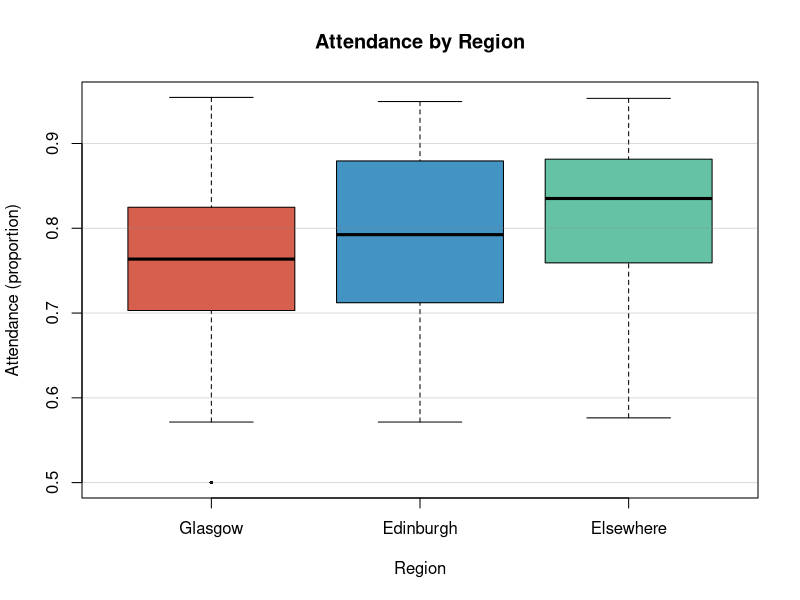
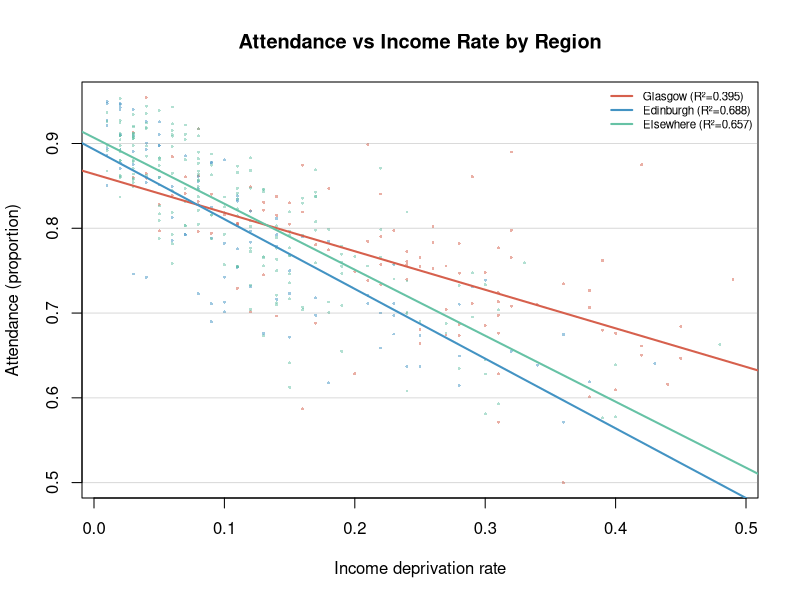
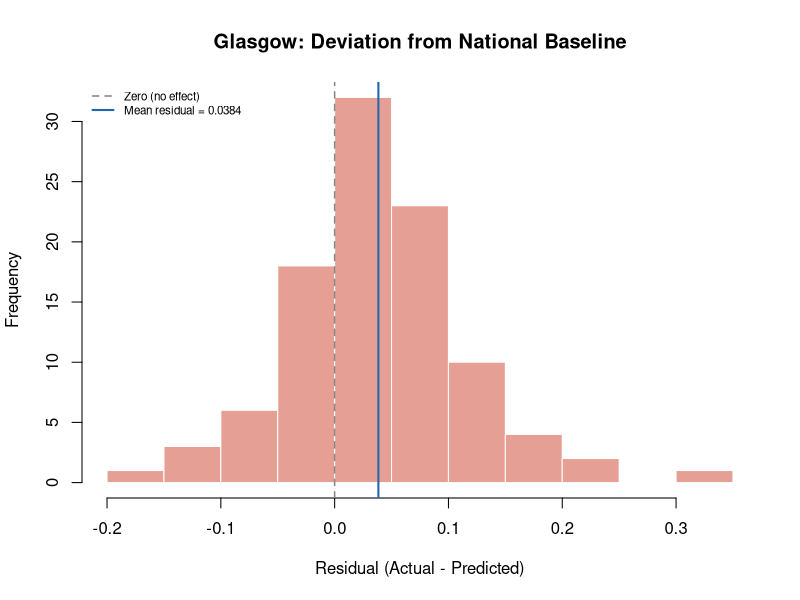
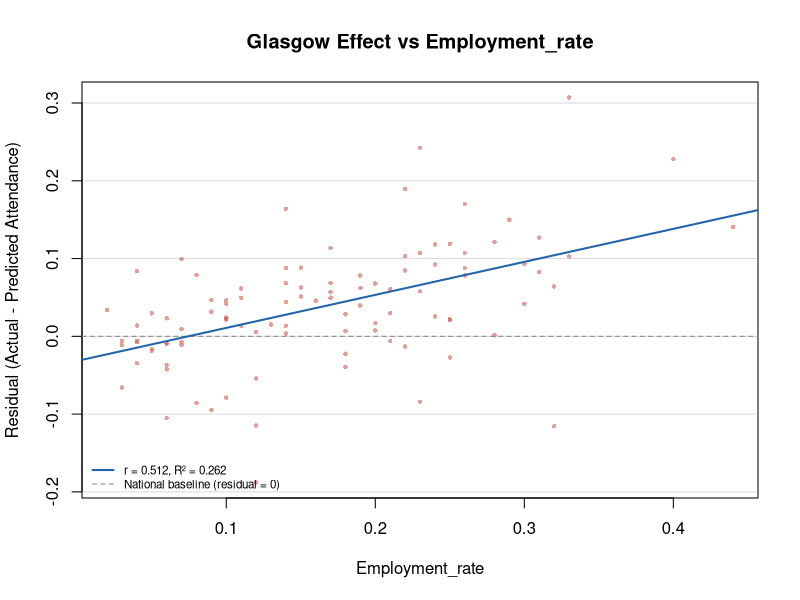

R code for these plots, in order:
## ---- chunk 1
knitr::opts_chunk$set(echo = FALSE, message = FALSE, warning = FALSE)
dat <- read.csv("../scottishData.csv")

# Create region variable
dat$Region <- ifelse(dat$Council_area == "Glasgow City", "Glasgow",
              ifelse(dat$Council_area == "City of Edinburgh", "Edinburgh", "Elsewhere"))
dat$Region <- factor(dat$Region, levels = c("Glasgow", "Edinburgh", "Elsewhere"))

# Subsets
glasgow   <- subset(dat, Region == "Glasgow")
edinburgh <- subset(dat, Region == "Edinburgh")
elsewhere <- subset(dat, Region == "Elsewhere")

# Unified colour palette
col_gla   <- "#D6604D"   # terracotta  — Glasgow
col_edi   <- "#4393C3"   # steel blue  — Edinburgh
col_else  <- "#66C2A5"   # mint green  — Elsewhere
col_point <- "#525252"   # slate gray  — scatter points
col_line  <- "#2166AC"   # deep blue   — regression line
col_ref   <- "#878787"   # medium gray — reference line
## ---- chunk 2
boxplot(Attendance ~ Region, data = dat,
        col    = c(col_gla, col_edi, col_else),
        border = "black",
        ylab   = "Attendance (proportion)",
        main   = "Attendance by Region",
        pch = 16, cex = 0.5)
grid(nx = NA, ny = NULL, lty = 1, col = adjustcolor(col_ref, alpha.f = 0.3))
## ---- chunk 3
n_gla  <- length(glasgow$Attendance)
n_edi  <- length(edinburgh$Attendance)
n_else <- length(elsewhere$Attendance)

mean_gla  <- mean(glasgow$Attendance)
mean_edi  <- mean(edinburgh$Attendance)
mean_else <- mean(elsewhere$Attendance)

var_gla  <- var(glasgow$Attendance)
var_edi  <- var(edinburgh$Attendance)
var_else <- var(elsewhere$Attendance)

stats_table <- data.frame(
  Region   = c("Glasgow", "Edinburgh", "Elsewhere"),
  N        = c(n_gla, n_edi, n_else),
  Mean     = round(c(mean_gla, mean_edi, mean_else), 4),
  SD       = round(c(sd(glasgow$Attendance), sd(edinburgh$Attendance), sd(elsewhere$Attendance)), 4),
  Variance = round(c(var_gla, var_edi, var_else), 6)
)

knitr::kable(stats_table,
             caption = "Descriptive statistics of Attendance by region.",
             align = "c")
## ---- chunk 4
# F-tests: variance comparison
f_gla_else <- var.test(glasgow$Attendance, elsewhere$Attendance)
f_edi_else <- var.test(edinburgh$Attendance, elsewhere$Attendance)
f_gla_edi  <- var.test(glasgow$Attendance, edinburgh$Attendance)

f_table <- data.frame(
  Comparison = c("Glasgow vs Elsewhere", "Edinburgh vs Elsewhere", "Glasgow vs Edinburgh"),
  F_stat     = round(c(f_gla_else$statistic, f_edi_else$statistic, f_gla_edi$statistic), 4),
  df1        = c(f_gla_else$parameter[1], f_edi_else$parameter[1], f_gla_edi$parameter[1]),
  df2        = c(f_gla_else$parameter[2], f_edi_else$parameter[2], f_gla_edi$parameter[2]),
  p_value    = c(formatC(f_gla_else$p.value, format = "e", digits = 3),
                 formatC(f_edi_else$p.value, format = "e", digits = 3),
                 formatC(f_gla_edi$p.value, format = "e", digits = 3))
)

knitr::kable(f_table,
             caption = "F-tests comparing variance of Attendance between regions.",
             align = "c",
             col.names = c("Comparison", "F-statistic", "df1", "df2", "p-value"))
## ---- chunk 5
# Welch's t-tests: mean comparison
t_gla_else <- t.test(glasgow$Attendance, elsewhere$Attendance, var.equal = FALSE)
t_edi_else <- t.test(edinburgh$Attendance, elsewhere$Attendance, var.equal = FALSE)
t_gla_edi  <- t.test(glasgow$Attendance, edinburgh$Attendance, var.equal = FALSE)

t_table <- data.frame(
  Comparison = c("Glasgow vs Elsewhere", "Edinburgh vs Elsewhere", "Glasgow vs Edinburgh"),
  t_stat     = round(c(t_gla_else$statistic, t_edi_else$statistic, t_gla_edi$statistic), 4),
  df         = round(c(t_gla_else$parameter, t_edi_else$parameter, t_gla_edi$parameter), 2),
  p_value    = c(formatC(t_gla_else$p.value, format = "e", digits = 3),
                 formatC(t_edi_else$p.value, format = "e", digits = 3),
                 formatC(t_gla_edi$p.value, format = "e", digits = 3))
)

knitr::kable(t_table,
             caption = "Welch's t-tests comparing mean Attendance between regions.",
             align = "c",
             col.names = c("Comparison", "t-statistic", "df", "p-value"))
## ---- chunk 6
lm_gla  <- lm(Attendance ~ Income_rate, data = glasgow)
lm_edi  <- lm(Attendance ~ Income_rate, data = edinburgh)
lm_else <- lm(Attendance ~ Income_rate, data = elsewhere)

# Extract coefficients
slopes     <- c(coef(lm_gla)[2], coef(lm_edi)[2], coef(lm_else)[2])
intercepts <- c(coef(lm_gla)[1], coef(lm_edi)[1], coef(lm_else)[1])
r_sq       <- c(summary(lm_gla)$r.squared, summary(lm_edi)$r.squared, summary(lm_else)$r.squared)

# 95% CIs for slopes
ci_gla  <- confint(lm_gla,  "Income_rate", level = 0.95)
ci_edi  <- confint(lm_edi,  "Income_rate", level = 0.95)
ci_else <- confint(lm_else, "Income_rate", level = 0.95)

reg_table <- data.frame(
  Region    = c("Glasgow", "Edinburgh", "Elsewhere"),
  Intercept = round(intercepts, 4),
  Slope     = round(slopes, 4),
  CI_lower  = round(c(ci_gla[1], ci_edi[1], ci_else[1]), 4),
  CI_upper  = round(c(ci_gla[2], ci_edi[2], ci_else[2]), 4),
  R_squared = round(r_sq, 4)
)

knitr::kable(reg_table,
             caption = "Regional regression models: Attendance on Income\\_rate.",
             align = "c",
             col.names = c("Region", "Intercept", "Slope",
                           "Slope CI lower", "Slope CI upper", "$R^2$"))
## ---- chunk 7
plot(dat$Income_rate, dat$Attendance,
     pch = 16, cex = 0.4,
     col = ifelse(dat$Region == "Glasgow", adjustcolor(col_gla, alpha.f = 0.5),
           ifelse(dat$Region == "Edinburgh", adjustcolor(col_edi, alpha.f = 0.5),
                  adjustcolor(col_else, alpha.f = 0.5))),
     xlab = "Income deprivation rate",
     ylab = "Attendance (proportion)",
     main = "Attendance vs Income Rate by Region")
grid(nx = NA, ny = NULL, lty = 1, col = adjustcolor(col_ref, alpha.f = 0.3))
abline(lm_gla,  col = col_gla,  lwd = 2)
abline(lm_edi,  col = col_edi,  lwd = 2)
abline(lm_else, col = col_else, lwd = 2)
legend("topright",
       legend = c(paste0("Glasgow (R\u00b2=", round(r_sq[1], 3), ")"),
                  paste0("Edinburgh (R\u00b2=", round(r_sq[2], 3), ")"),
                  paste0("Elsewhere (R\u00b2=", round(r_sq[3], 3), ")")),
       col = c(col_gla, col_edi, col_else),
       lty = 1, lwd = 2, cex = 0.7, bty = "n")
## ---- chunk 8
new_data <- data.frame(Income_rate = 0.15)

pred_gla  <- predict(lm_gla,  newdata = new_data, interval = "prediction", level = 0.95)
pred_edi  <- predict(lm_edi,  newdata = new_data, interval = "prediction", level = 0.95)
pred_else <- predict(lm_else, newdata = new_data, interval = "prediction", level = 0.95)

pred_table <- data.frame(
  Region = c("Glasgow", "Edinburgh", "Elsewhere"),
  Fitted = round(c(pred_gla[1], pred_edi[1], pred_else[1]), 4),
  Lower  = round(c(pred_gla[2], pred_edi[2], pred_else[2]), 4),
  Upper  = round(c(pred_gla[3], pred_edi[3], pred_else[3]), 4),
  Width  = round(c(pred_gla[3] - pred_gla[2],
                    pred_edi[3] - pred_edi[2],
                    pred_else[3] - pred_else[2]), 4)
)

knitr::kable(pred_table,
             caption = "95\\% prediction intervals for Attendance at Income\\_rate $= 0.15$.",
             align = "c",
             col.names = c("Region", "Fitted", "Lower", "Upper", "Width"))
## ---- chunk 9
# Baseline model: trained on non-Glasgow data
dat_baseline <- subset(dat, Region != "Glasgow")
lm_baseline  <- lm(Attendance ~ Income_rate, data = dat_baseline)

baseline_summary <- summary(lm_baseline)
b0 <- coef(lm_baseline)[1]
b1 <- coef(lm_baseline)[2]
## ---- chunk 10
baseline_ci <- confint(lm_baseline, level = 0.95)

baseline_coef <- data.frame(
  Term      = c("Intercept", "Income_rate"),
  Estimate  = round(coef(lm_baseline), 4),
  CI_lower  = round(baseline_ci[, 1], 4),
  CI_upper  = round(baseline_ci[, 2], 4)
)

knitr::kable(baseline_coef,
             caption = paste0("Baseline regression model (non-Glasgow, $n = ",
                              nrow(dat_baseline), "$): Attendance on Income\\_rate."),
             align = "c",
             col.names = c("Term", "Estimate", "95\\% CI lower", "95\\% CI upper"),
             row.names = FALSE)
## ---- chunk 11
# Predict Glasgow's "expected" attendance using the baseline model
glasgow$predicted <- predict(lm_baseline, newdata = glasgow)
glasgow$residual  <- glasgow$Attendance - glasgow$predicted

# Descriptive statistics of Glasgow residuals
mean_resid <- mean(glasgow$residual)
sd_resid   <- sd(glasgow$residual)
n_resid    <- length(glasgow$residual)
## ---- chunk 12
hist(glasgow$residual,
     breaks = 15,
     col    = adjustcolor(col_gla, alpha.f = 0.6),
     border = "white",
     xlab   = "Residual (Actual - Predicted)",
     ylab   = "Frequency",
     main   = "Glasgow: Deviation from National Baseline")
abline(v = 0,          lty = 2, col = col_ref, lwd = 1.5)
abline(v = mean_resid, lty = 1, col = col_line, lwd = 2)
legend("topleft",
       legend = c("Zero (no effect)",
                  paste0("Mean residual = ", round(mean_resid, 4))),
       col = c(col_ref, col_line),
       lty = c(2, 1), lwd = c(1.5, 2), cex = 0.7, bty = "n")
## ---- chunk 13
t_resid <- t.test(glasgow$residual, mu = 0)

t_resid_table <- data.frame(
  Mean_residual = round(mean_resid, 4),
  SE            = round(sd_resid / sqrt(n_resid), 4),
  t_stat        = round(t_resid$statistic, 4),
  df            = t_resid$parameter,
  p_value       = formatC(t_resid$p.value, format = "e", digits = 3),
  CI_lower      = round(t_resid$conf.int[1], 4),
  CI_upper      = round(t_resid$conf.int[2], 4)
)

knitr::kable(t_resid_table,
             caption = "One-sample t-test on Glasgow residuals ($H_0: \\mu_e = 0$).",
             align = "c",
             col.names = c("Mean residual", "SE", "t-statistic", "df",
                           "p-value", "95\\% CI lower", "95\\% CI upper"),
             row.names = FALSE)
## ---- chunk 14
# Select continuous candidate variables (exclude identifiers, Income, and Attendance)
scan_vars <- c("Employment_rate", "CIF",
               "ALCOHOL", "DRUG", "SMR", "DEPRESS", "LBWT", "EMERG",
               "Attainment", "no_qualifications", "not_participating", "University",
               "drive_petrol", "drive_GP", "drive_post", "drive_primary",
               "drive_retail", "drive_secondary",
               "PT_GP", "PT_post", "PT_retail",
               "Broadband", "crime_rate",
               "overcrowded_rate", "nocentralheat_rate")

# Compute Pearson r between Glasgow residuals and each variable
cors <- sapply(scan_vars, function(v) {
  x <- glasgow[[v]]
  if (is.numeric(x) && sum(!is.na(x)) > 5) {
    cor(glasgow$residual, x, use = "complete.obs")
  } else {
    NA
  }
})

# Sort by absolute correlation
cors <- cors[!is.na(cors)]
cors_sorted <- sort(abs(cors), decreasing = TRUE)
cors_signed <- cors[names(cors_sorted)]

scan_table <- data.frame(
  Variable = names(cors_signed),
  r        = round(cors_signed, 4),
  abs_r    = round(abs(cors_signed), 4)
)

knitr::kable(scan_table,
             caption = "Pearson correlations: Glasgow residuals vs candidate variables (sorted by absolute r).",
             align = "c",
             col.names = c("Variable", "r", "Abs(r)"),
             row.names = FALSE)
## ---- chunk 15
# Identify the variable with the highest |r|
top_var_name <- names(cors_signed)[1]
top_var_r    <- cors_signed[1]
## ---- chunk 16
plot(glasgow[[top_var_name]], glasgow$residual,
     pch  = 16, cex = 0.6,
     col  = adjustcolor(col_gla, alpha.f = 0.6),
     xlab = top_var_name,
     ylab = "Residual (Actual - Predicted Attendance)",
     main = paste0("Glasgow Effect vs ", top_var_name))
grid(nx = NA, ny = NULL, lty = 1, col = adjustcolor(col_ref, alpha.f = 0.3))
abline(h = 0, lty = 2, col = col_ref, lwd = 1)

# Fit regression on residuals
lm_deep <- lm(glasgow$residual ~ glasgow[[top_var_name]])
abline(lm_deep, col = col_line, lwd = 2)

r_deep     <- cor(glasgow$residual, glasgow[[top_var_name]], use = "complete.obs")
r2_deep    <- summary(lm_deep)$r.squared
slope_deep <- coef(lm_deep)[2]
ci_deep    <- confint(lm_deep, level = 0.95)

legend("bottomleft",
       legend = c(paste0("r = ", round(r_deep, 3), ", R\u00b2 = ", round(r2_deep, 3)),
                  "National baseline (residual = 0)"),
       col = c(col_line, col_ref),
       lty = c(1, 2), lwd = c(2, 1), cex = 0.7, bty = "n")
## ---- chunk 17
deep_table <- data.frame(
  Statistic = c("Pearson r", "R-squared", "Slope", "Slope 95% CI lower", "Slope 95% CI upper"),
  Value     = round(c(r_deep, r2_deep, slope_deep, ci_deep[2, 1], ci_deep[2, 2]), 4)
)

knitr::kable(deep_table,
             caption = paste0("Regression of Glasgow residuals on ", top_var_name, "."),
             align = "c",
             row.names = FALSE)
## ---- chunk 18
# Bonus: Chi-squared independence test
# Categorise residuals and top variable into terciles
q_resid <- quantile(glasgow$residual, probs = c(1/3, 2/3))
q_topvar <- quantile(glasgow[[top_var_name]], probs = c(1/3, 2/3), na.rm = TRUE)

resid_cat <- cut(glasgow$residual,
                 breaks = c(-Inf, q_resid[1], q_resid[2], Inf),
                 labels = c("Negative", "Neutral", "Positive"))
topvar_cat <- cut(glasgow[[top_var_name]],
                  breaks = c(-Inf, q_topvar[1], q_topvar[2], Inf),
                  labels = c("Low", "Medium", "High"))

cont_table <- table(resid_cat, topvar_cat)

knitr::kable(cont_table,
             caption = paste0("Contingency table: Residual category $\\times$ ",
                              top_var_name, " category (Glasgow only)."))

chi_result <- chisq.test(cont_table)
